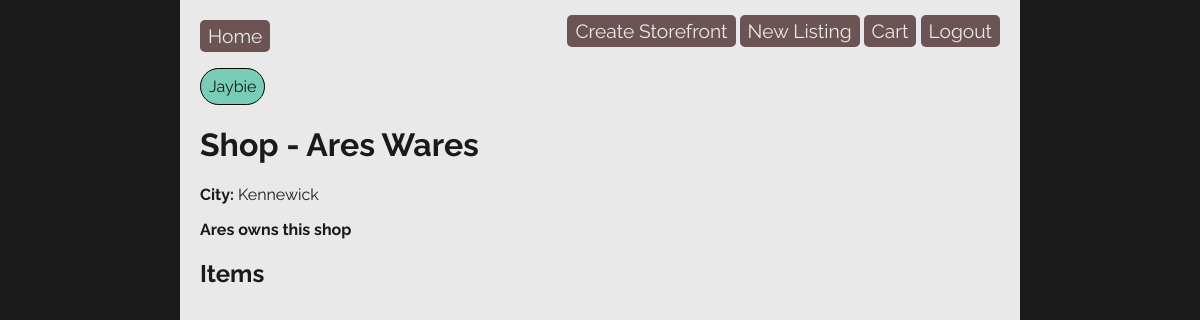
Page /shop/1 (signed in) on the committed database.
### barter_app/models.py (models this page shows, shortened)
class User(UserMixin, db.Model):
	id = db.Column(db.Integer, primary_key=True)
	username = db.Column(db.String(80), nullable=False, unique=True)
	password = db.Column(db.String(80), nullable=False)
	cart_list = db.relationship('ListedItem', secondary='user_cart', back_populates='cart_items')

class ShopContainer(db.Model):
	id = db.Column(db.Integer, primary_key=True)
	shop_name = db.Column(db.String(80), nullable=False)
	city = db.Column(db.String(200), nullable=False)
	items = db.relationship('ListedItem', back_populates='shop')
	created_by_id = db.Column(db.Integer, db.ForeignKey('user.id'))
	created_by = db.relationship('User')

### barter_app/main/routes.py (the view)
@main.route('/shop/<shop_id>', methods=['GET', 'POST'])
@login_required
def shop_detail(shop_id):
	shop = ShopContainer.query.get(shop_id)
	form = ShopForm(obj=shop)
	print(shop.items)
	if form.validate_on_submit():
		shop.shop_name = form.shop_name.data
		shop.city = form.city.data
		db.session.commit()
		flash('Shop updated')
		return redirect(url_for('main.shop_detail', shop_id=shop.id))
	shop = ShopContainer.query.get(shop_id)
	return render_template('shop_detail.html', shop=shop, form=form)

### barter_app/extensions.py (called while the page is built)
@login_manager.user_loader
def load_user(user_id):
	return User.query.get(user_id)

### barter_app/templates/shop_detail.html (shortened to what this page needs)
{% extends 'base.html' %}
{% block content %}
<h1>Shop - {{ shop.shop_name }}</h1>
<strong>City:</strong> {{ shop.city }}
<p><strong>{{ shop.created_by.username }} owns this shop</strong></p>
<h2>Items</h2>
{% endblock %}

### barter_app/templates/base.html (shortened to what this page needs)
<!DOCTYPE html>
<html>
	<head>
		<link rel="stylesheet" href="../static/style.css">
	</head>
	<body>
		<div id="content">
			<nav>
				<a href="/">Home</a>
				<div>
					{% if current_user.is_authenticated %}
						<a href="/create_shop">Create Storefront</a>
						<a href="/new_item">New Listing</a>
						<a href="/cart">Cart</a>
						<a href="/logout">Logout</a>
					{% else %}
						<a href="/signup">Sign Up</a>
						<a href="/login">Login</a>
					{% endif %}
				</div>
			</nav>
			{% if current_user.is_authenticated %}
				<p class="user_profile">{{ current_user.username }}</p>
			{% endif %}
			{% block content %}{% endblock %}
		</div>
	</body>
</html>

### barter_app/static/style.css (style rules this page uses)
body, html { min-height: 100vh; margin: 0 auto; display: flex; flex-direction: column; align-items: center; background-color: #1a1a1a; color: #1a1a1a; font-family: 'Raleway', sans-serif; }
a { color: #1a1a1a; }
#content { width: 70%; max-width: auto; min-width: 800px; min-height: 90vh; background-color: #e9e9e9; padding: 20px; }
.user_profile { border: 1px solid black; background-color: #77cdb6; border-radius: 20px; padding: .5em; max-width: fit-content; }
nav { width: 100%; display: flex; flex-direction: row; justify-content: space-between; }
nav a { color: #e9e9e9; text-decoration: none; border: none; border-radius: 5px; background-color: #6c5454; padding: 5px 8px; font-size: 1.2em; }

### rows in the picture
User: username "Jaybie"
ShopContainer: shop_name "Ares Wares", city "Kennewick"
User: created_by.username "Ares"
